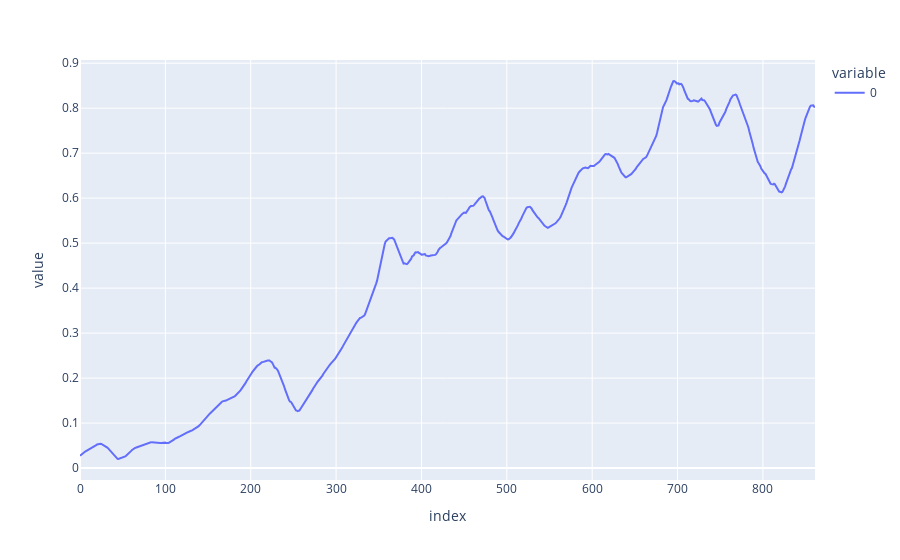

The code cell stored with this chart in its notebook:
### Code cell
# plt.figure(figsize = (18,9))
# plt.plot(range(data.shape[0]),all_mid_data,color='b',label='True')
# plt.plot(range(window_size,N),std_avg_predictions,color='orange',label='Prediction')
# # plt.xticks(range(0,data.shape[0],50),data['Date'].loc[::50],rotation=45)
# plt.title('Prediction vs True Value(Standard Average)')
# plt.xlabel('Date')
# plt.ylabel('Mid Price')
# plt.legend(fontsize=18)
# plt.show()

px.line(all_mid_data, title='Prediction vs True Value(Standard Average)')
px.line(std_avg_predictions)

### Figure 1 — Plotly figure (JSON) as saved in the notebook; plotly's stock layout.template omitted (floating-point values rounded to 4 significant figures; data arrays with more than 128 entries replaced by an {"elided": "..."} marker saying what was removed)
{"data": [{"hovertemplate": "variable=0<br>index=%{x}<br>value=%{y}<extra></extra>", "legendgroup": "0", "line": {"color": "#636efa", "dash": "solid"}, "marker": {"symbol": "circle"}, "mode": "lines", "name": "0", "orientation": "v", "showlegend": true, "type": "scatter", "x": {"elided": "862 int values"}, "xaxis": "x", "y": {"elided": "862 float values"}, "yaxis": "y"}], "layout": {"legend": {"title": {"text": "variable"}, "tracegroupgap": 0}, "margin": {"t": 60}, "xaxis": {"anchor": "y", "domain": [0, 1], "title": {"text": "index"}}, "yaxis": {"anchor": "x", "domain": [0, 1], "title": {"text": "value"}}}}
